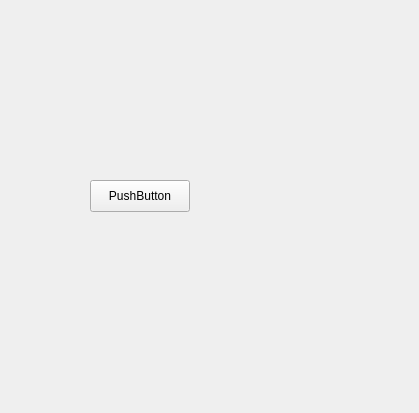
<?xml version="1.0" encoding="UTF-8"?>
<ui version="4.0">
 <class>Form</class>
 <widget class="QWidget" name="Form">
  <property name="geometry">
   <rect>
    <x>0</x>
    <y>0</y>
    <width>419</width>
    <height>413</height>
   </rect>
  </property>
  <property name="windowTitle">
   <string>Form</string>
  </property>
  <widget class="QPushButton" name="pushButton">
   <property name="geometry">
    <rect>
     <x>90</x>
     <y>180</y>
     <width>100</width>
     <height>32</height>
    </rect>
   </property>
   <property name="text">
    <string>PushButton</string>
   </property>
  </widget>
 </widget>
 <resources/>
 <connections/>
</ui>
